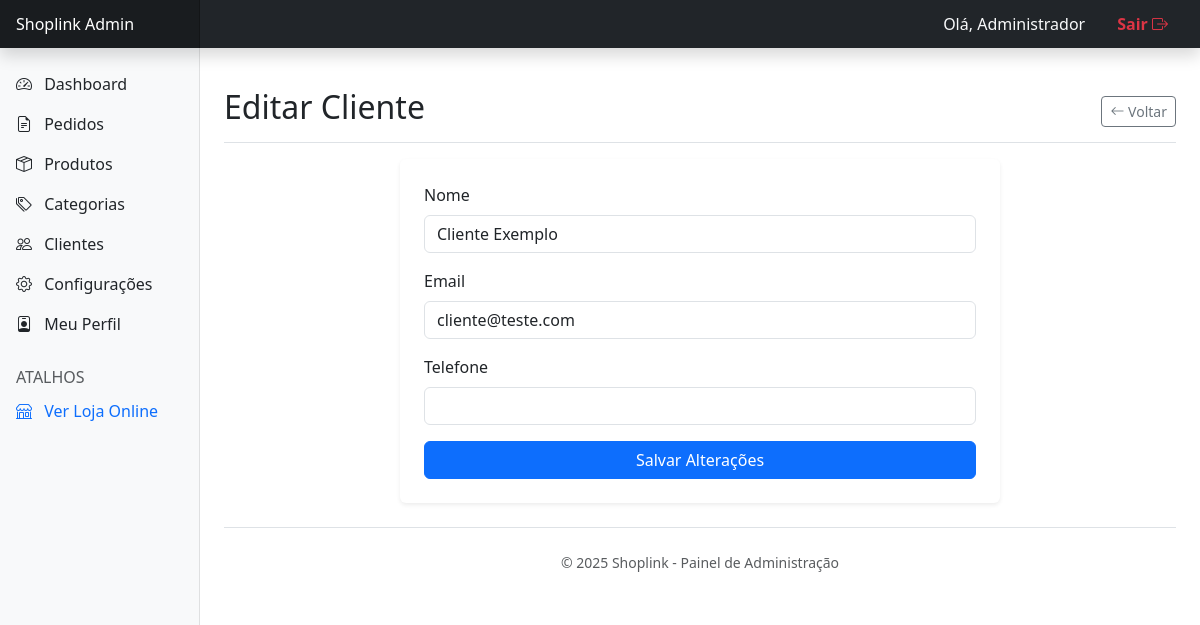
Page /admin/editar_cliente.php?id=2 (signed in) on the earlier database version.
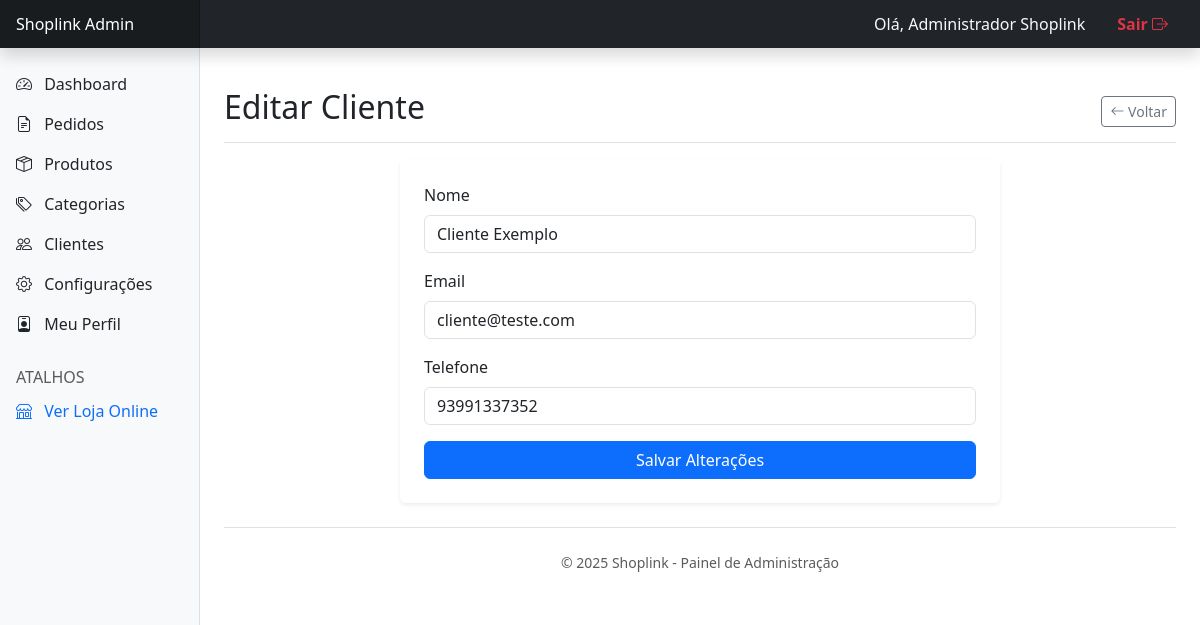
Same page on the later database version.
### tables this page shows
CREATE TABLE `usuarios` (
  `id` int(11) NOT NULL,
  `nome` varchar(255) NOT NULL,
  `email` varchar(255) NOT NULL,
  `telefone` varchar(20) DEFAULT NULL,
  `endereco_cep` varchar(10) DEFAULT NULL,
  `endereco_rua` varchar(255) DEFAULT NULL,
  `endereco_numero` varchar(20) DEFAULT NULL,
  `endereco_bairro` varchar(100) DEFAULT NULL,
  `endereco_cidade` varchar(100) DEFAULT NULL,
  `endereco_estado` varchar(50) DEFAULT NULL,
  `endereco_complemento` varchar(100) DEFAULT NULL,
  `senha_hash` varchar(255) NOT NULL,
  `role` enum('admin','cliente') NOT NULL DEFAULT 'cliente',
  `data_cadastro` datetime DEFAULT current_timestamp()
);

### admin/editar_cliente.php (the view, shortened to what this page needs)
<?php
require_once '../config/database.php';
$id = (int)$_GET['id'];
$stmt = $pdo->prepare("SELECT * FROM usuarios WHERE id=:id AND role='cliente'");
$stmt->execute([':id' => $id]);
$cliente = $stmt->fetch();
$titulo_pagina = "Editar Cliente";
require_once 'includes/header_admin.php';
?>
<div class="d-flex justify-content-between align-items-center pt-3 pb-2 mb-3 border-bottom">
    <h1 class="h2">Editar Cliente</h1>
    <a href="clientes.php" class="btn btn-outline-secondary btn-sm">
        <i class="bi bi-arrow-left"></i> Voltar
    </a>
</div>
<div class="card shadow-sm border-0" style="max-width: 600px; margin: 0 auto;">
    <div class="card-body p-4">
        <form method="post">
            <div class="mb-3">
                <label class="form-label">Nome</label>
                <input type="text" name="nome" class="form-control" value="<?php echo htmlspecialchars($cliente['nome']); ?>" required>
            </div>
            <div class="mb-3">
                <label class="form-label">Email</label>
                <input type="email" name="email" class="form-control" value="<?php echo htmlspecialchars($cliente['email']); ?>" required>
            </div>
            <div class="mb-3">
                <label class="form-label">Telefone</label>
                <input type="text" name="telefone" class="form-control" value="<?php echo htmlspecialchars($cliente['telefone']); ?>">
            </div>
            <button class="btn btn-primary w-100">Salvar Alterações</button>
        </form>
    </div>
</div>
<?php require_once 'includes/footer_admin.php'; ?>

### admin/includes/header_admin.php (shortened to what this page needs)
<?php
$nome_admin = $_SESSION['nome'] ?? 'Administrador';
?>
<!DOCTYPE html>
<html lang="pt-br">
<head>
    <link href="https://cdn.jsdelivr.net/npm/bootstrap@5.3.3/dist/css/bootstrap.min.css" rel="stylesheet">
    <link rel="stylesheet" href="https://cdn.jsdelivr.net/npm/bootstrap-icons@1.11.3/font/bootstrap-icons.min.css">
</head>
<body>
<header class="navbar navbar-dark sticky-top bg-dark flex-md-nowrap p-0 shadow">
  <a class="navbar-brand col-md-3 col-lg-2 me-0 px-3 fs-6" href="index.php">Shoplink Admin</a>
  <div class="w-100 d-flex justify-content-end align-items-center px-3">
      <span class="text-light me-3 d-none d-sm-inline">Olá, <?php echo htmlspecialchars($nome_admin); ?></span>
      <div class="navbar-nav">
        <div class="nav-item text-nowrap">
          <a class="nav-link px-3 text-danger fw-bold" href="../logout.php">Sair <i class="bi bi-box-arrow-right"></i></a>
        </div>
      </div>
  </div>
</header>
<div class="container-fluid">
  <div class="row">
    <nav id="sidebarMenu" class="col-md-3 col-lg-2 d-md-block bg-light sidebar collapse">
      <div class="position-sticky pt-3">
        <ul class="nav flex-column">
          <li class="nav-item">
            <a class="nav-link <?php echo ($titulo_pagina == 'Dashboard') ? 'active fw-bold' : 'text-dark'; ?>" href="index.php">
              <i class="bi bi-speedometer2 me-2"></i> Dashboard
            </a>
          </li>
          <li class="nav-item">
            <a class="nav-link <?php echo ($titulo_pagina == 'Gestão de Pedidos') ? 'active fw-bold' : 'text-dark'; ?>" href="pedidos.php">
              <i class="bi bi-file-earmark-text me-2"></i> Pedidos
            </a>
          </li>
          <li class="nav-item">
            <a class="nav-link <?php echo ($titulo_pagina == 'Produtos') ? 'active fw-bold' : 'text-dark'; ?>" href="produtos.php">
              <i class="bi bi-box-seam me-2"></i> Produtos
            </a>
          </li>
          <li class="nav-item">
            <a class="nav-link <?php echo ($titulo_pagina == 'Categorias') ? 'active fw-bold' : 'text-dark'; ?>" href="categorias.php">
              <i class="bi bi-tags me-2"></i> Categorias
            </a>
          </li>
          <li class="nav-item">
            <a class="nav-link <?php echo ($titulo_pagina == 'Clientes') ? 'active fw-bold' : 'text-dark'; ?>" href="clientes.php">
              <i class="bi bi-people me-2"></i> Clientes
            </a>
          </li>
          <li class="nav-item">
            <a class="nav-link <?php echo ($titulo_pagina == 'Configurações') ? 'active fw-bold' : 'text-dark'; ?>" href="configuracoes.php">
              <i class="bi bi-gear me-2"></i> Configurações
            </a>
          </li>
          <li class="nav-item">
            <a class="nav-link <?php echo ($titulo_pagina == 'Meu Perfil') ? 'active fw-bold' : 'text-dark'; ?>" href="perfil.php">
              <i class="bi bi-person-badge me-2"></i> Meu Perfil
            </a>
          </li>
        </ul>
        <h6 class="sidebar-heading d-flex justify-content-between align-items-center px-3 mt-4 mb-1 text-muted text-uppercase">
          <span>Atalhos</span>
        </h6>
        <ul class="nav flex-column mb-2">
          <li class="nav-item">
            <a class="nav-link text-primary" href="../index.php" target="_blank">
              <i class="bi bi-shop me-2"></i> Ver Loja Online
            </a>
          </li>
        </ul>
      </div>
    </nav>
    <main class="col-md-9 ms-sm-auto col-lg-10 px-md-4 py-4">

Differences in the rows shown:
changed usuarios "Cliente Exemplo": telefone (not shown) → "93991337352"
Other differences:
$nome_admin: "Administrador" → "Administrador Shoplink"
